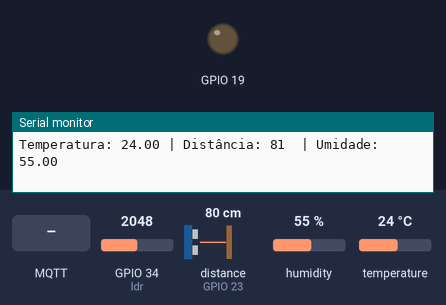
Bench run of a sketch on a simulated ESP32. On the bench: output pins drawn as LEDs (lit = HIGH), the last lines printed to the serial monitor. Wiring (inferred from the names in the program): ultrasonic range finder: trigger GPIO 22; echo GPIO 23. The test bench sets the inputs (shaded band); at power-on: GPIO 34 (ldr) = 2048, distance to the obstacle (sensor on GPIO 23) 80 cm, humidity 55 %, temperature 24 °C. The echo pulse lasts 58.3 µs per cm; WiFi joins after 1.5 s; servers stay silent unless stated; random numbers use the default seed unless the sketch sets one; no MQTT or app messages arrive unless stated; not simulated (calls return 0 or success): env.h; names the files do not define were given values by the test bench: BROKER_PORT = 1883; pins used as bus, display or sensor lines are not drawn.

Above: at 2.8 s.
2.9 s: MQTT message "Escuro" arrives on the first subscribed topic
At 4.8 s:
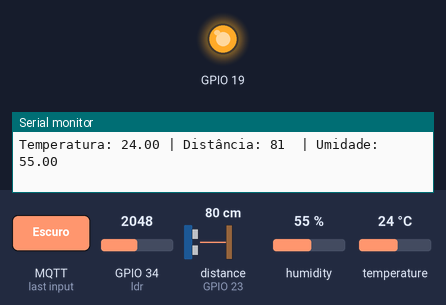
5.1 s: MQTT message "Claro" arrives on the first subscribed topic
At 6.7 s:
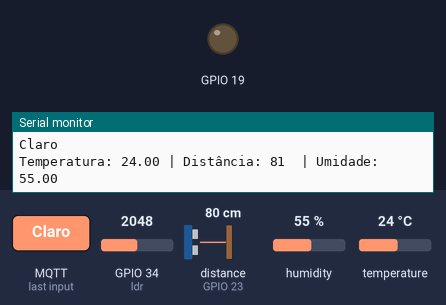
Timing chart, 0 to 8.2 s (numbered marks = the images above; inputs shaded):
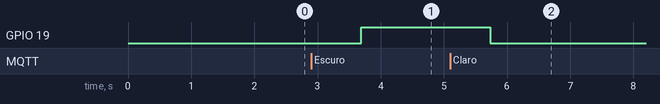

Measured:
- after the input at 2.9 s, GPIO 19: LOW → HIGH after 0.79 s
- after the input at 5.1 s, GPIO 19: HIGH → LOW after 0.63 s

The sketch:

S1.ino
```cpp
#include <WiFi.h>
#include <WiFiClientSecure.h>
#include <PubSubClient.h>
#include "env.h"
#include <DHT.h>
#define DHTPIN 4
#define DHTTYPE DHT11  // tipo do sensor

WiFiClientSecure client;
PubSubClient mqtt(client);
DHT dht(DHTPIN, DHTTYPE);


const byte ldr = 34;
int threshold = 0;
const byte TRIGGER_PIN = 22;
const byte ECHO_PIN = 23;

void setup() {
  Serial.begin(115200);
  pinMode(ldr, INPUT);
  pinMode(19, OUTPUT);
  pinMode(TRIGGER_PIN, OUTPUT);
  pinMode(ECHO_PIN, INPUT);
  dht.begin();
  threshold = analogRead(ldr);
  client.setInsecure();
  Serial.println("Conectando no WiFi");
  WiFi.begin(WIFI_SSID, WIFI_PASS);  //Tenta conectar na rede
  while (WiFi.status() != WL_CONNECTED) {
    Serial.println(".");
    delay(200);
  }
  Serial.println("\nConectado com Sucesso no WiFi!");

Serial.println("Conectando ao Broker...");
mqtt.setServer(BROKER_URL,BROKER_PORT);
Serial.println("Conectando ao Broker...");
mqtt.setServer(BROKER_URL, BROKER_PORT);
String BoardID = "S1";
BoardID += String(random(0xffff), HEX);
mqtt.connect(BoardID.c_str(), BROKER_USER, BROKER_PASS);
while (!mqtt.connected()) {
  Serial.print(".");
  delay(200);
}
mqtt.subscribe(TOPIC_ILUM);
mqtt.setCallback(callback);  // Recebe a mensagem
Serial.println("\nConectado ao Broker!");
Serial.println(threshold);
}

long lerDistancia() {
  digitalWrite(TRIGGER_PIN, LOW);
  delayMicroseconds(2);
  digitalWrite(TRIGGER_PIN, HIGH);
  delayMicroseconds(10);
  digitalWrite(TRIGGER_PIN, LOW);

  long duracao = pulseIn(ECHO_PIN, HIGH);
  long distancia = duracao * 349.24 / 2 / 10000; // cm

  return distancia;
}

void loop() {
  long distancia = lerDistancia();
  int valor_ldr = analogRead(ldr);
  float umidade = dht.readHumidity();
  float temp = dht.readTemperature();

  Serial.printf("Temperatura: %.2f | Distância: %d  | Umidade: %.2f\n", temp , distancia , umidade);

  if (valor_ldr > threshold) {
    mqtt.publish(TOPIC_ILUM, "Escuro");  // Envia a mensagem
  } else {
    mqtt.publish(TOPIC_ILUM, "Claro");  // Envia a mensagem
  }

  mqtt.publish("s1/distancia", String(distancia).c_str());
  mqtt.publish("s1/temperatura", String(temp).c_str());
  mqtt.publish("s1/umidade", String(umidade).c_str());

  delay(1000);
  mqtt.loop();
}

void callback(char* topic, byte* payload, unsigned int length) {
  String msg = "";
  for (int i = 0; i < length; i++) {
    msg += (char)payload[i];
  }
  msg = msg.c_str();

  if (strcmp(topic, TOPIC_ILUM) == 0 && msg == "Claro") {  // Verifica mensagem do tópico de luz do S1 e fala para acender led
    Serial.println(msg);
    digitalWrite(19, LOW);
  } else if (strcmp(topic, TOPIC_ILUM) == 0 && msg == "Escuro") {  // Verifica mensagem do tópico de luz do S1 e fala para apagar led
    digitalWrite(19, HIGH);
    Serial.println(msg);
  }
}
```
